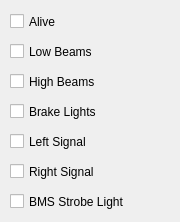
   <widget class="QWidget" name="tab_5">
    <attribute name="title">
     <string>Lights</string>
    </attribute>
    <widget class="QCheckBox" name="lightsAliveCheck">
     <property name="geometry">
      <rect>
       <x>10</x>
       <y>10</y>
       <width>92</width>
       <height>23</height>
      </rect>
     </property>
     <property name="text">
      <string>Alive</string>
     </property>
    </widget>
    <widget class="QCheckBox" name="lowBeamsCheck">
     <property name="geometry">
      <rect>
       <x>10</x>
       <y>40</y>
       <width>111</width>
       <height>23</height>
      </rect>
     </property>
     <property name="text">
      <string>Low Beams</string>
     </property>
    </widget>
    <widget class="QCheckBox" name="highBeamsCheck">
     <property name="geometry">
      <rect>
       <x>10</x>
       <y>70</y>
       <width>111</width>
       <height>23</height>
      </rect>
     </property>
     <property name="text">
      <string>High Beams</string>
     </property>
    </widget>
    <widget class="QCheckBox" name="brakeLightsCheck">
     <property name="geometry">
      <rect>
       <x>10</x>
       <y>100</y>
       <width>121</width>
       <height>23</height>
      </rect>
     </property>
     <property name="text">
      <string>Brake Lights</string>
     </property>
    </widget>
    <widget class="QCheckBox" name="leftSignalCheck">
     <property name="geometry">
      <rect>
       <x>10</x>
       <y>130</y>
       <width>121</width>
       <height>23</height>
      </rect>
     </property>
     <property name="text">
      <string>Left Signal</string>
     </property>
    </widget>
    <widget class="QCheckBox" name="rightSignalCheck">
     <property name="geometry">
      <rect>
       <x>10</x>
       <y>160</y>
       <width>121</width>
       <height>23</height>
      </rect>
     </property>
     <property name="text">
      <string>Right Signal</string>
     </property>
    </widget>
    <widget class="QCheckBox" name="bmsStrobeLightCheck">
     <property name="geometry">
      <rect>
       <x>10</x>
       <y>190</y>
       <width>161</width>
       <height>23</height>
      </rect>
     </property>
     <property name="text">
      <string>BMS Strobe Light</string>
     </property>
    </widget>
   </widget>
